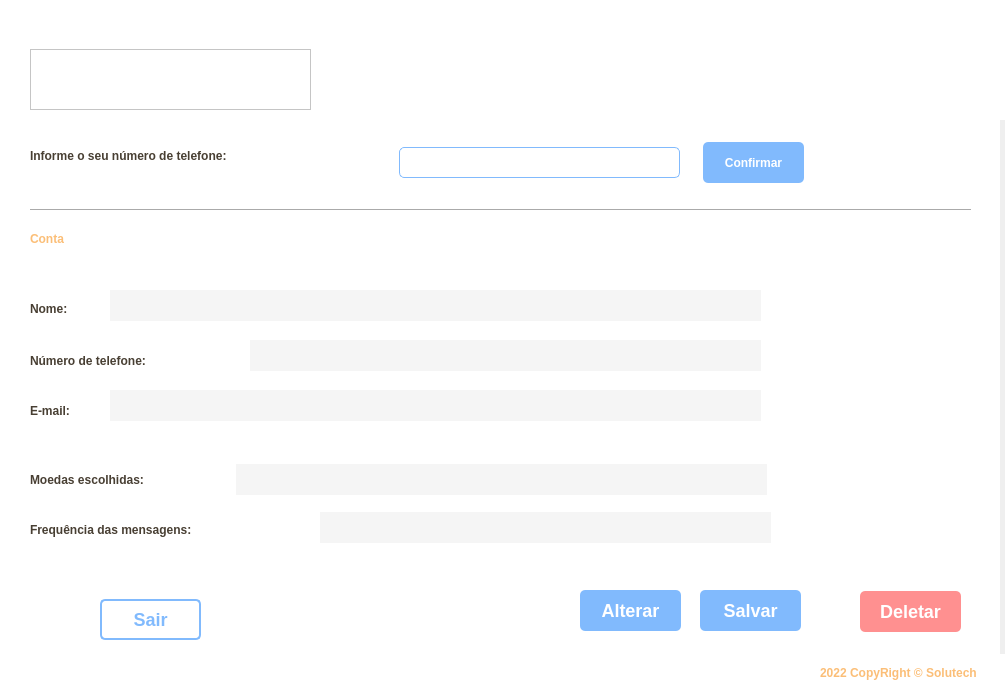
<?xml version="1.0" encoding="UTF-8"?>
<ui version="4.0">
 <class>TelaInfoConta</class>
 <widget class="QMainWindow" name="TelaInfoConta">
  <property name="geometry">
   <rect>
    <x>0</x>
    <y>0</y>
    <width>1005</width>
    <height>694</height>
   </rect>
  </property>
  <property name="windowTitle">
   <string>MainWindow</string>
  </property>
  <widget class="QWidget" name="centralwidget">
   <layout class="QVBoxLayout" name="verticalLayout">
    <property name="spacing">
     <number>0</number>
    </property>
    <property name="leftMargin">
     <number>0</number>
    </property>
    <property name="topMargin">
     <number>0</number>
    </property>
    <property name="rightMargin">
     <number>0</number>
    </property>
    <property name="bottomMargin">
     <number>0</number>
    </property>
    <item>
     <widget class="QFrame" name="top">
      <property name="maximumSize">
       <size>
        <width>16777215</width>
        <height>40</height>
       </size>
      </property>
      <property name="styleSheet">
       <string notr="true">background-color: #fff;</string>
      </property>
      <property name="frameShape">
       <enum>QFrame::NoFrame</enum>
      </property>
      <property name="frameShadow">
       <enum>QFrame::Raised</enum>
      </property>
     </widget>
    </item>
    <item>
     <widget class="QFrame" name="containerlogo">
      <property name="maximumSize">
       <size>
        <width>16777215</width>
        <height>80</height>
       </size>
      </property>
      <property name="styleSheet">
       <string notr="true">background-color: #fff;</string>
      </property>
      <property name="frameShape">
       <enum>QFrame::NoFrame</enum>
      </property>
      <property name="frameShadow">
       <enum>QFrame::Raised</enum>
      </property>
      <layout class="QVBoxLayout" name="verticalLayout_4">
       <property name="spacing">
        <number>0</number>
       </property>
       <property name="leftMargin">
        <number>30</number>
       </property>
       <property name="topMargin">
        <number>0</number>
       </property>
       <property name="rightMargin">
        <number>0</number>
       </property>
       <property name="bottomMargin">
        <number>0</number>
       </property>
       <item>
        <widget class="QFrame" name="logo_5">
         <property name="maximumSize">
          <size>
           <width>281</width>
           <height>61</height>
          </size>
         </property>
         <property name="styleSheet">
          <string notr="true">background-image: url(:/Logo/Icone GoldCoins pqn.png);
background-repeat: norepeat;</string>
         </property>
         <property name="frameShape">
          <enum>QFrame::StyledPanel</enum>
         </property>
         <property name="frameShadow">
          <enum>QFrame::Raised</enum>
         </property>
        </widget>
       </item>
      </layout>
     </widget>
    </item>
    <item>
     <widget class="QFrame" name="container_3">
      <property name="maximumSize">
       <size>
        <width>1000</width>
        <height>1200</height>
       </size>
      </property>
      <property name="cursor">
       <cursorShape>ArrowCursor</cursorShape>
      </property>
      <property name="styleSheet">
       <string notr="true">background-color: #fff;</string>
      </property>
      <property name="frameShape">
       <enum>QFrame::NoFrame</enum>
      </property>
      <property name="frameShadow">
       <enum>QFrame::Raised</enum>
      </property>
      <widget class="QLabel" name="label_8">
       <property name="geometry">
        <rect>
         <x>30</x>
         <y>93</y>
         <width>201</width>
         <height>51</height>
        </rect>
       </property>
       <property name="styleSheet">
        <string notr="true">font: 20pt &quot;MS Shell Dlg 2&quot;;
color: rgb(251, 190, 119);
font-weight: bold;</string>
       </property>
       <property name="text">
        <string>Conta</string>
       </property>
      </widget>
      <widget class="QLabel" name="label_9">
       <property name="geometry">
        <rect>
         <x>30</x>
         <y>173</y>
         <width>71</width>
         <height>31</height>
        </rect>
       </property>
       <property name="styleSheet">
        <string notr="true">font: 12pt &quot;MS Shell Dlg 2&quot;;
color: rgb(72, 63, 51);
font-weight: bold;</string>
       </property>
       <property name="text">
        <string>Nome:</string>
       </property>
      </widget>
      <widget class="QLabel" name="label_10">
       <property name="geometry">
        <rect>
         <x>30</x>
         <y>225</y>
         <width>221</width>
         <height>31</height>
        </rect>
       </property>
       <property name="styleSheet">
        <string notr="true">font: 12pt &quot;MS Shell Dlg 2&quot;;
color: rgb(72, 63, 51);
font-weight: bold;</string>
       </property>
       <property name="text">
        <string>Número de telefone:</string>
       </property>
      </widget>
      <widget class="QLabel" name="label_11">
       <property name="geometry">
        <rect>
         <x>30</x>
         <y>275</y>
         <width>71</width>
         <height>31</height>
        </rect>
       </property>
       <property name="styleSheet">
        <string notr="true">font: 12pt &quot;MS Shell Dlg 2&quot;;
color: rgb(72, 63, 51);
font-weight: bold;</string>
       </property>
       <property name="text">
        <string>E-mail:</string>
       </property>
      </widget>
      <widget class="QLabel" name="label_12">
       <property name="geometry">
        <rect>
         <x>30</x>
         <y>20</y>
         <width>361</width>
         <height>31</height>
        </rect>
       </property>
       <property name="styleSheet">
        <string notr="true">font: 12pt &quot;MS Shell Dlg 2&quot;;
color: rgb(72, 63, 51);
font-weight: bold;</string>
       </property>
       <property name="text">
        <string>Informe o seu número de telefone:</string>
       </property>
      </widget>
      <widget class="QLineEdit" name="input_numerotelefone">
       <property name="geometry">
        <rect>
         <x>399</x>
         <y>27</y>
         <width>281</width>
         <height>31</height>
        </rect>
       </property>
       <property name="styleSheet">
        <string notr="true">border: 1px solid #81BAFD;
border-radius: 5px;</string>
       </property>
      </widget>
      <widget class="QLabel" name="label_13">
       <property name="geometry">
        <rect>
         <x>30</x>
         <y>344</y>
         <width>201</width>
         <height>31</height>
        </rect>
       </property>
       <property name="styleSheet">
        <string notr="true">font: 12pt &quot;MS Shell Dlg 2&quot;;
color: rgb(72, 63, 51);
font-weight: bold;</string>
       </property>
       <property name="text">
        <string>Moedas escolhidas:</string>
       </property>
      </widget>
      <widget class="QLabel" name="label_14">
       <property name="geometry">
        <rect>
         <x>30</x>
         <y>394</y>
         <width>281</width>
         <height>31</height>
        </rect>
       </property>
       <property name="styleSheet">
        <string notr="true">font: 12pt &quot;MS Shell Dlg 2&quot;;
color: rgb(72, 63, 51);
font-weight: bold;</string>
       </property>
       <property name="text">
        <string>Frequência das mensagens:</string>
       </property>
      </widget>
      <widget class="QPushButton" name="BotaoConfirmar">
       <property name="geometry">
        <rect>
         <x>703</x>
         <y>22</y>
         <width>101</width>
         <height>41</height>
        </rect>
       </property>
       <property name="styleSheet">
        <string notr="true">QPushButton {
background-color: #81BAFD;
color: #fff;
border-radius: 5px;
border: none;
font: 10pt &quot;MS Shell Dlg 2&quot;;
font-weight: bold;
}

QPushButton:hover {
background-color: #738FF0 
}</string>
       </property>
       <property name="text">
        <string>Confirmar</string>
       </property>
      </widget>
      <widget class="QPushButton" name="BotaoAlterar">
       <property name="geometry">
        <rect>
         <x>580</x>
         <y>470</y>
         <width>101</width>
         <height>41</height>
        </rect>
       </property>
       <property name="styleSheet">
        <string notr="true">QPushButton {
background-color: #81BAFD;
color: #fff;
border-radius: 5px;
border: none;
font-weight: bold;
font-size: 18px;
}

QPushButton:hover {
background-color: #738FF0 
}</string>
       </property>
       <property name="text">
        <string>Alterar</string>
       </property>
      </widget>
      <widget class="QPushButton" name="BotaoSalvar">
       <property name="geometry">
        <rect>
         <x>700</x>
         <y>470</y>
         <width>101</width>
         <height>41</height>
        </rect>
       </property>
       <property name="styleSheet">
        <string notr="true">QPushButton {
background-color: #81BAFD;
color: #fff;
border-radius: 5px;
border: none;
font-weight: bold;
font-size: 18px;
}

QPushButton:hover {
background-color: #738FF0 
}</string>
       </property>
       <property name="text">
        <string>Salvar</string>
       </property>
      </widget>
      <widget class="QPushButton" name="BotaoDeletar">
       <property name="geometry">
        <rect>
         <x>860</x>
         <y>471</y>
         <width>101</width>
         <height>41</height>
        </rect>
       </property>
       <property name="styleSheet">
        <string notr="true">QPushButton {
	color: #fff;
	background-color: #FF9090;
	font-size: 18px;
	font-weight: bold;
	border: none;
	border-radius: 5px;
}

QPushButton:hover {
	background-color: #E75858;
}
</string>
       </property>
       <property name="text">
        <string>Deletar</string>
       </property>
      </widget>
      <widget class="QPushButton" name="BotaoSair">
       <property name="geometry">
        <rect>
         <x>100</x>
         <y>479</y>
         <width>101</width>
         <height>41</height>
        </rect>
       </property>
       <property name="styleSheet">
        <string notr="true">QPushButton {
background-color: #fff;
color: #81BAFD;
border-radius: 5px;
border: 2px solid #81BAFD;
font-weight: bold;
font-size: 18px;
}

</string>
       </property>
       <property name="text">
        <string>Sair</string>
       </property>
      </widget>
      <widget class="QLabel" name="campoNome">
       <property name="geometry">
        <rect>
         <x>110</x>
         <y>170</y>
         <width>651</width>
         <height>31</height>
        </rect>
       </property>
       <property name="styleSheet">
        <string notr="true">background-color: rgb(245, 245, 245);</string>
       </property>
       <property name="text">
        <string/>
       </property>
      </widget>
      <widget class="QLabel" name="CampoNumero">
       <property name="geometry">
        <rect>
         <x>250</x>
         <y>220</y>
         <width>511</width>
         <height>31</height>
        </rect>
       </property>
       <property name="styleSheet">
        <string notr="true">background-color: rgb(245, 245, 245);</string>
       </property>
       <property name="text">
        <string/>
       </property>
      </widget>
      <widget class="QLabel" name="CampoEmail">
       <property name="geometry">
        <rect>
         <x>110</x>
         <y>270</y>
         <width>651</width>
         <height>31</height>
        </rect>
       </property>
       <property name="styleSheet">
        <string notr="true">background-color: rgb(245, 245, 245);</string>
       </property>
       <property name="text">
        <string/>
       </property>
      </widget>
      <widget class="QLabel" name="CampoMoedas">
       <property name="geometry">
        <rect>
         <x>236</x>
         <y>344</y>
         <width>531</width>
         <height>31</height>
        </rect>
       </property>
       <property name="styleSheet">
        <string notr="true">background-color: rgb(245, 245, 245);</string>
       </property>
       <property name="text">
        <string/>
       </property>
      </widget>
      <widget class="QLabel" name="CampoFrequenciaMsg">
       <property name="geometry">
        <rect>
         <x>320</x>
         <y>392</y>
         <width>451</width>
         <height>31</height>
        </rect>
       </property>
       <property name="styleSheet">
        <string notr="true">background-color: rgb(245, 245, 245);</string>
       </property>
       <property name="text">
        <string/>
       </property>
      </widget>
      <widget class="Line" name="line">
       <property name="geometry">
        <rect>
         <x>30</x>
         <y>80</y>
         <width>941</width>
         <height>20</height>
        </rect>
       </property>
       <property name="orientation">
        <enum>Qt::Horizontal</enum>
       </property>
      </widget>
     </widget>
    </item>
    <item>
     <widget class="QFrame" name="bottom">
      <property name="maximumSize">
       <size>
        <width>16777215</width>
        <height>40</height>
       </size>
      </property>
      <property name="styleSheet">
       <string notr="true">background-color: #fff;</string>
      </property>
      <property name="frameShape">
       <enum>QFrame::NoFrame</enum>
      </property>
      <property name="frameShadow">
       <enum>QFrame::Raised</enum>
      </property>
      <widget class="QLabel" name="label_4">
       <property name="geometry">
        <rect>
         <x>820</x>
         <y>10</y>
         <width>178</width>
         <height>18</height>
        </rect>
       </property>
       <property name="styleSheet">
        <string notr="true">font: 8pt &quot;MS Shell Dlg 2&quot;;
color: rgb(251, 190, 119);
font-weight: bold;</string>
       </property>
       <property name="text">
        <string>2022 CopyRight © Solutech</string>
       </property>
      </widget>
     </widget>
    </item>
   </layout>
  </widget>
 </widget>
 <resources>
  <include location="Imagens/images.qrc"/>
 </resources>
 <connections>
  <connection>
   <sender>BotaoSair</sender>
   <signal>clicked()</signal>
   <receiver>TelaInfoConta</receiver>
   <slot>close()</slot>
   <hints>
    <hint type="sourcelabel">
     <x>150</x>
     <y>619</y>
    </hint>
    <hint type="destinationlabel">
     <x>502</x>
     <y>346</y>
    </hint>
   </hints>
  </connection>
  <connection>
   <sender>BotaoConfirmar</sender>
   <signal>clicked()</signal>
   <receiver>input_numerotelefone</receiver>
   <slot>update()</slot>
   <hints>
    <hint type="sourcelabel">
     <x>755</x>
     <y>165</y>
    </hint>
    <hint type="destinationlabel">
     <x>550</x>
     <y>160</y>
    </hint>
   </hints>
  </connection>
 </connections>
</ui>
